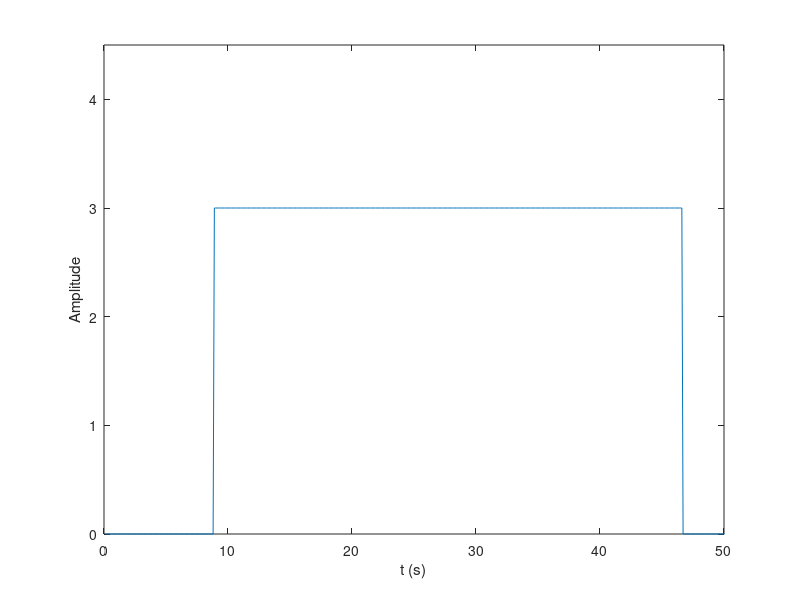
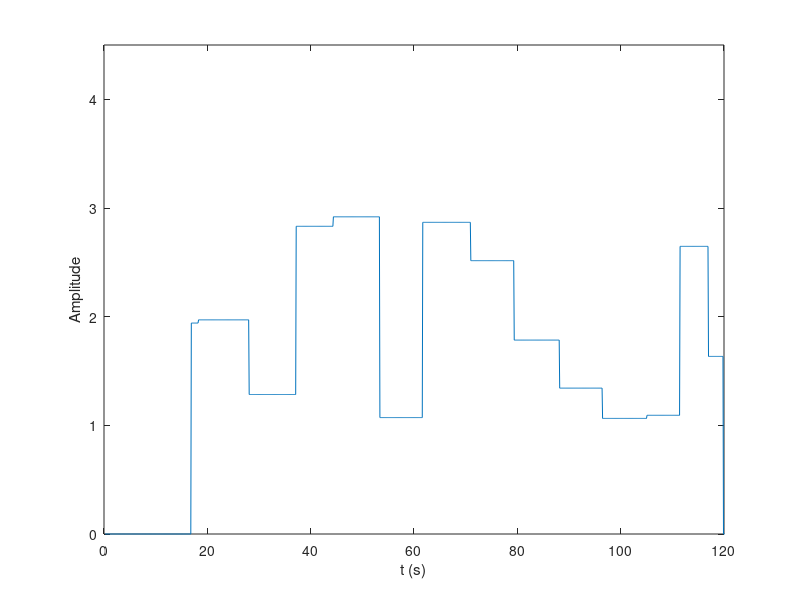
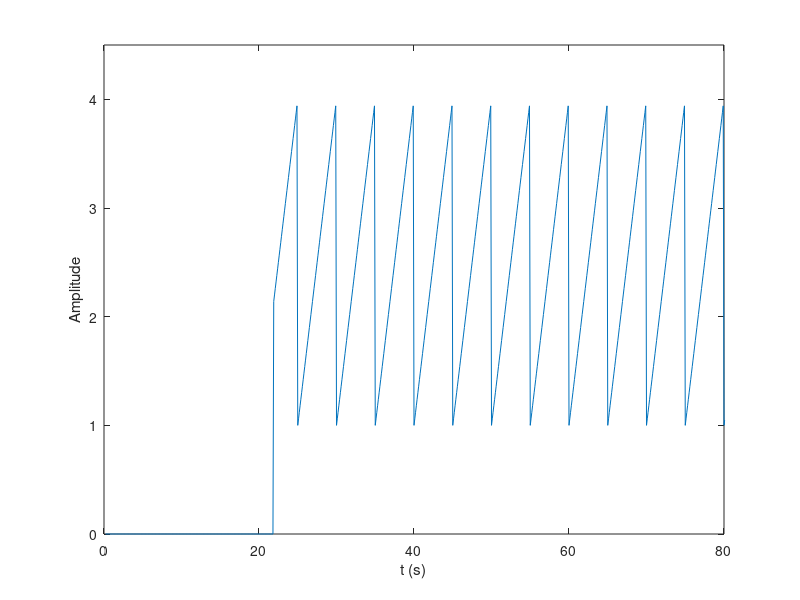
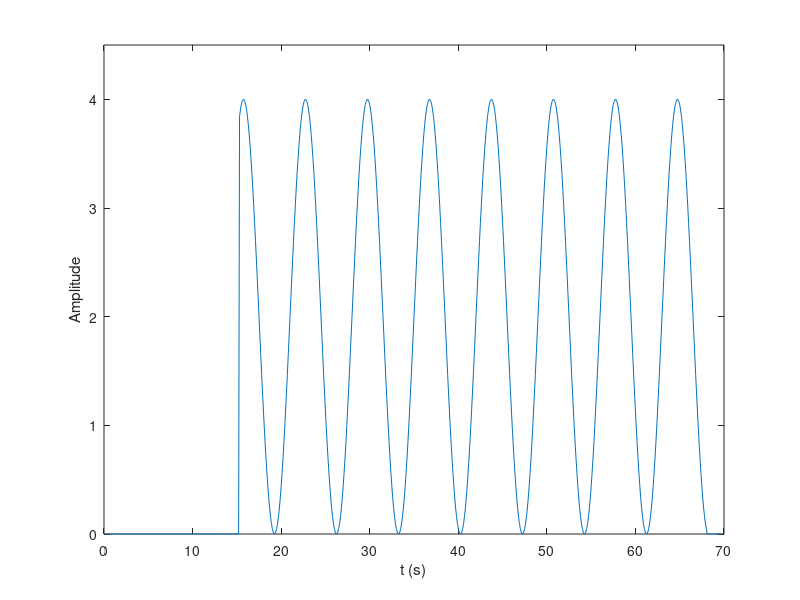

Write the MATLAB code that produced these figures, in order.
clear all
clc
figure
Data = load('datas/ondas/control_signal_degree.mat');
plot(Data.control_signal_degree.time,Data.control_signal_degree.signals.values);

% Title
%title('Degree Wave')

% Axis X
xlabel('t (s)')
xlim([0 50])

% Aix Y
ylabel('Amplitude')
ylim([0 4.5])
%%
clear all
clc
figure
Data = load('datas/ondas/control_signal_random_wave.mat');
a = Data.control_signal_square;
plot(a(:,1),a(:,2));

% Title
%title('Random Wave')

% Axis X
xlabel('t (s)')
xlim([0 120])

% Aix Y
ylabel('Amplitude')
ylim([0 4.5])
%%
clear all
clc
figure
Data = load('datas/ondas/control_signal_sawtooth.mat');
a = Data.control_signal_square;
plot(a(:,1),a(:,2));

% Title
%title('Sawtooth Wave')

% Axis X
xlabel('t (s)')
xlim([0 80])

% Axis Y
ylabel('Amplitude')
ylim([0 4.5])
%%
clear all
clc
figure
Data = load('datas/ondas/control_signal_sine.mat');
a = Data.control_signal_square;
plot(a(:,1),a(:,2));

% Title
%title('Sine Wave')

% Axis X
xlabel('t (s)')
xlim([0 70])

% Axis Y
ylabel('Amplitude')
ylim([0 4.5])
%%
clear all
clc
figure
Data = load('datas/ondas/control_signal_square.mat');
a = Data.control_signal_square;
plot(a(:,1),a(:,2));

% Title
%title('Square Wave')

% Axis X
xlabel('t (s)')
xlim([0 50])

% Axis Y
ylabel('Amplitude')
ylim([0 4.5])